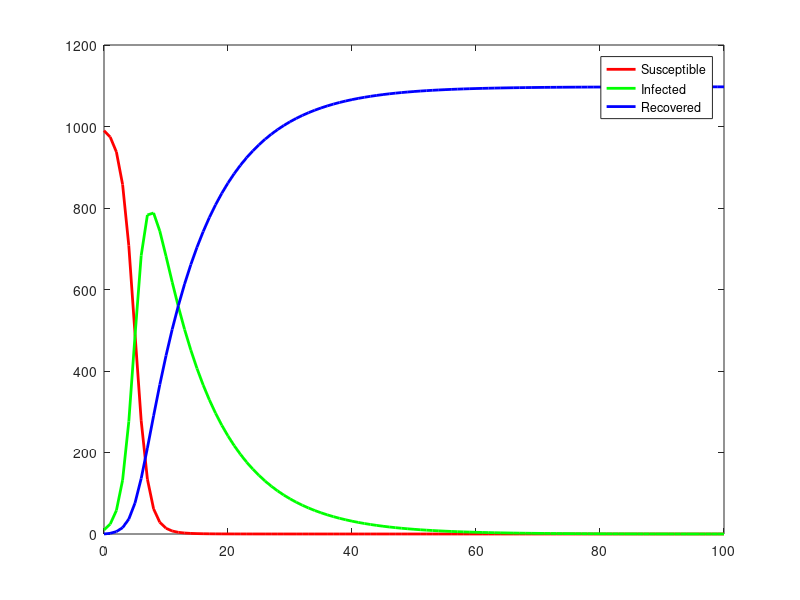

Write MATLAB code to recreate this figure.
Beta = 1;
Gamma = 0.1;

a = 1;
b = 100;
h = 1;
n = (b-a)/h;
n = n+1;

T = zeros(1,n+1);
T(1) = a-h;

Susceptible = zeros(1,n+1);
Infected = zeros(1,n+1);
Recovered = zeros(1,n+1);
Susceptible(1) = 990;
Infected(1) = 10;
Recovered(1) = 0;

N = Susceptible(1)+Infected(1)+Recovered(1);
dS = @(T,S,I) (-Beta/N)*S*I;
dI = @(T,I,S) (Beta/N)*S*I - Gamma*I;
dR = @(T,R,I) Gamma*I;
L = zeros(1,n+1);
L(1) = Susceptible(1)+Infected(1)+Recovered(1);

for i = 1:n
    T(i+1) = T(i)+h;

    k1s = dS(T(i),Susceptible(i),Infected(i));
    k1i = dI(T(i),Infected(i),Susceptible(i));
    k1r = dR(T(i),Recovered(i),Infected(i));

    k2s = dS(T(i)+0.5*h,Susceptible(i)+0.5*k1s*h,Infected(i)+0.5*k1i*h);
    k2i = dI(T(i)+0.5*h,Infected(i)+0.5*k1i*h,Susceptible(i)+0.5*k1s*h);
    k2r = dR(T(i)+0.5*h,Recovered(i)+0.5*k1r*h,Infected(i)+0.5*k1i*h);

    k3s = dS(T(i)+0.5*h,Susceptible(i)+0.5*k2s*h,Infected(i)+0.5*k2i*h);
    k3i = dI(T(i)+0.5*h,Infected(i)+0.5*k2i*h,Susceptible(i)+0.5*k2s*h);
    k3r = dR(T(i)+0.5*h,Recovered(i)+0.5*k2r*h,Infected(i)+0.5*k2i*h);

    k4s = dS(T(i)+h,Susceptible(i)+k3s*h,Infected(i)+k3i*h);
    k4i = dI(T(i)+h,Infected(i)+k3i*h,Susceptible(i)+k3i*h);
    k4r = dR(T(i)+h,Recovered(i)+k3r*h,Infected(i)+k4i*h);

    Susceptible(i+1) = Susceptible(i) + (1/6)*(k1s+2*k2s+2*k3s+k4s)*h;
    Infected(i+1) = Infected(i) + (1/6)*(k1i+2*k2i+2*k3i+k4i)*h;
    Recovered(i+1) = Recovered(i) + (1/6)*(k1r+2*k2r+2*k3r+k4r)*h;

    L(i+1) = Susceptible(i+1)+Infected(i+1)+Recovered(i+1);
end

figure(1);
plot(T,Susceptible,'r','LineWidth',2);
hold on
plot(T,Infected,'g','LineWidth',2);
plot(T,Recovered,'b','LineWidth',2);
hold off
legend('Susceptible','Infected','Recovered');
